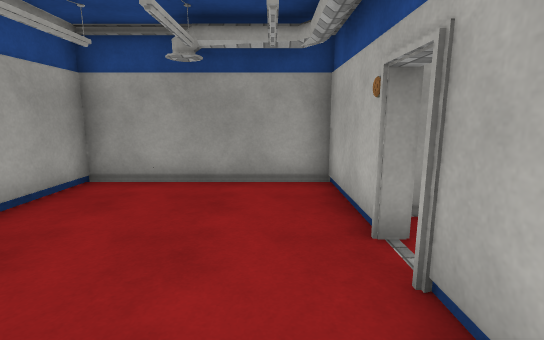
view 1 (above)

17 first-person views from a walk through a scene from a Unity 3-D project. The camera is 1.5 m above the floor, tilts 10° down and sees 85° across. The floor is counted in squares, 1 m on a side. Each view is taken from the middle of a square. On the plan, view 1 faces up. The plan holds only what a view shows up to about 15 squares ahead; the rest is blank. The place goes on beyond the plan. The player is left out. Door leaves are left out, so doorways stand open. Surface patterns are stand-ins for the level's own textures.

view 2
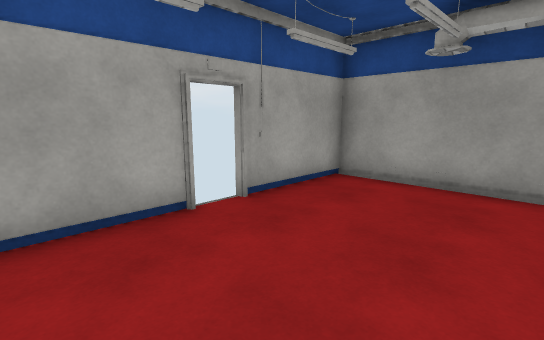

view 3
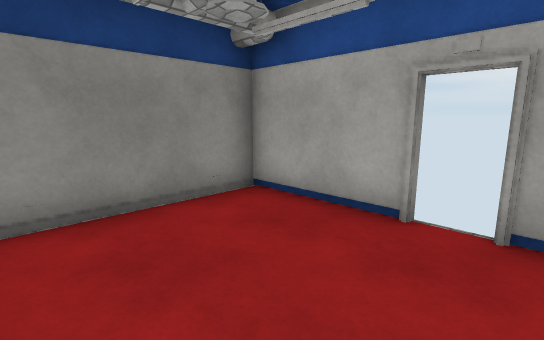

view 4
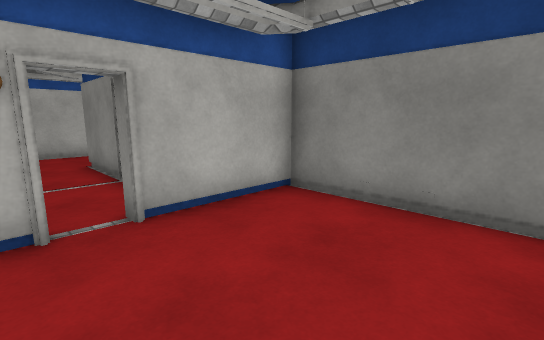

view 5
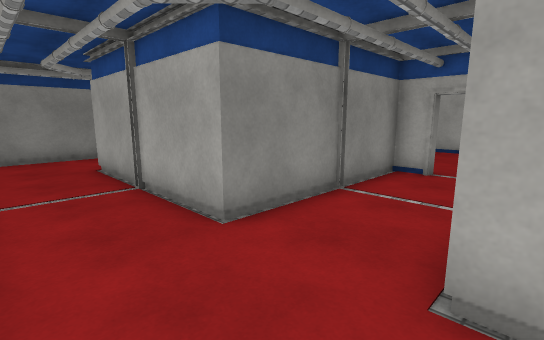

view 6
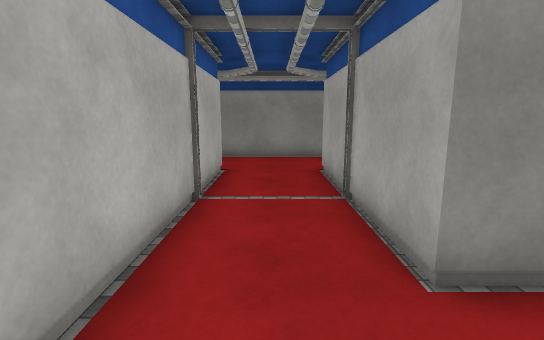

view 7
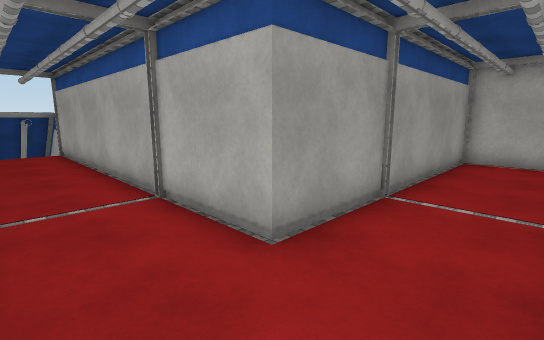

view 8
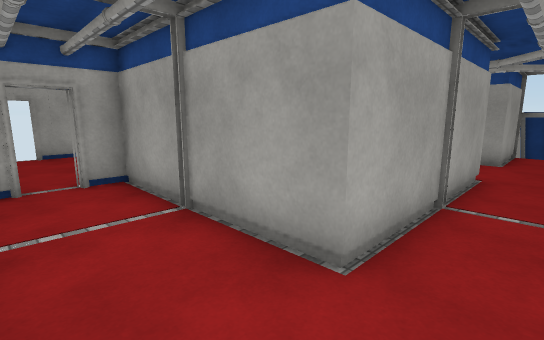

view 9
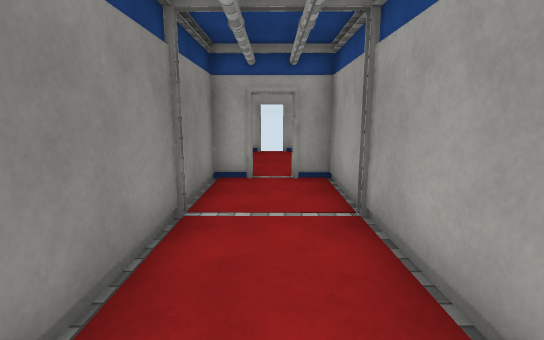

view 10
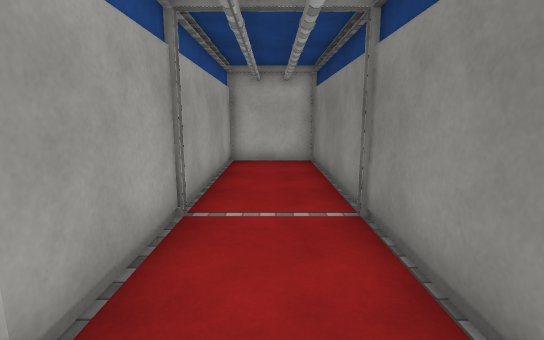

view 11
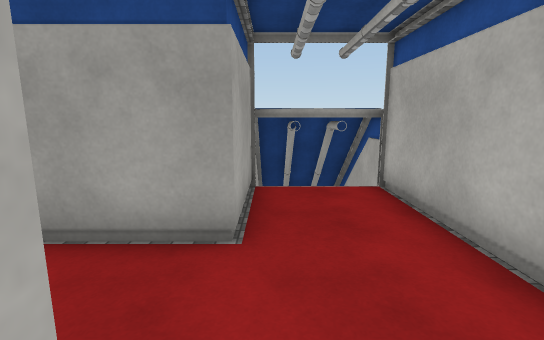

view 12
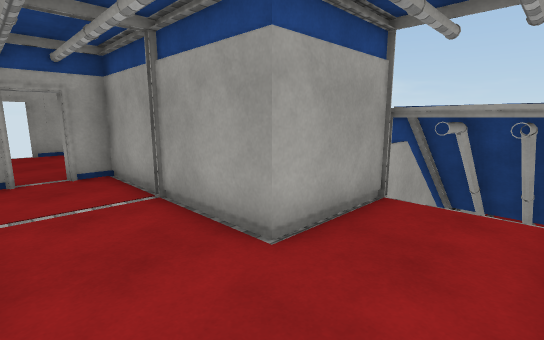

view 13
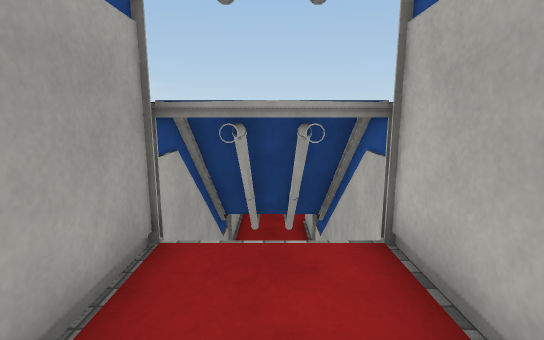

view 14
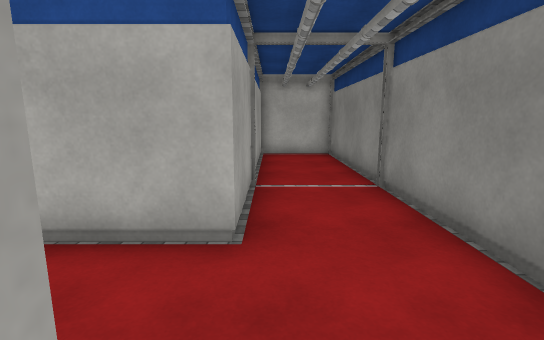

view 15
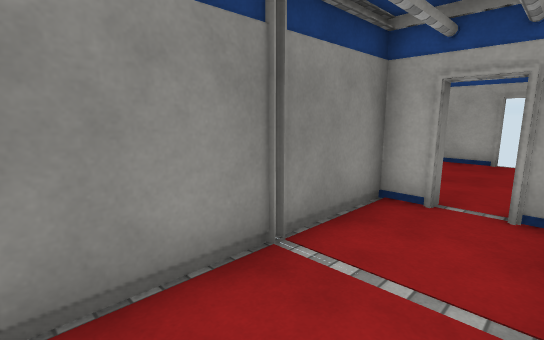

view 16
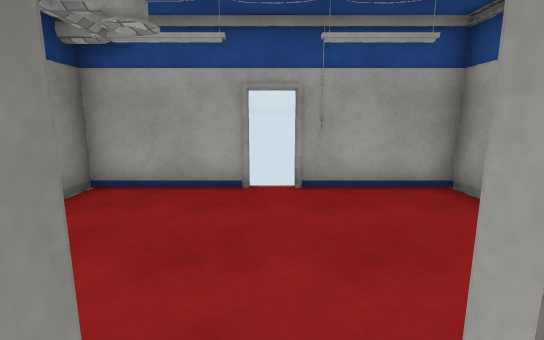

view 17
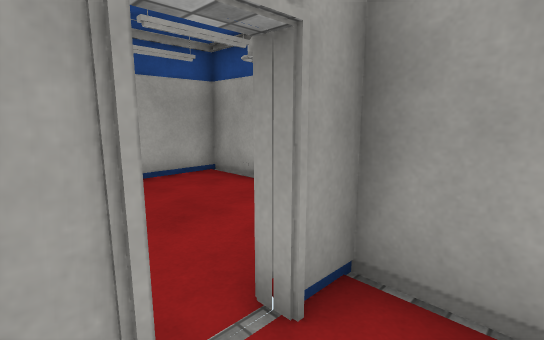

### Floor plan
Key: @ floor where view 1 was taken; # wall or solid block; . floor; D open door; = window, fence, low wall or low ledge; v drop or lower ground.
Columns run from 5 left of view 1 to 20 right of it. Each row starts with its distance up from view 1.
 10             #===#
  9             #vvv#
  8             #vvv#
  7  ######     #...#
  6  #....#     #...#
  5  #....#######...#
  4 ##....##........#
  3 D...............#
  2 ##....##........#
  1  #....#######...#
  0  #...@#     #...#
 -1  ######     #...#
 -2  ##         #...#
 -3  #...       #...#
 -4  #.... ######...##########
 -5 ##....##.................#
 -6 D........................#
 -7 ##....##.................#
 -8  #.... ###################
 -9  #..
-10  #

Positions as (right, up) in squares from view 1, and headings:
1: (0, 0), facing up
2: (0, 0), facing up-left
3: (0, 4), facing down-left
4: (-3, 4), facing down-right
5: (10, 5), facing down-left
6: (9, 4), facing down
7: (8, -7), facing up-right
8: (9, -7), facing up-left
9: (9, -6), facing left
10: (9, -6), facing right
11: (8, 1), facing up
12: (10, 2), facing up-left
13: (9, 4), facing up
14: (7, -5), facing right
15: (7, -5), facing down-left
16: (2, -6), facing left
17: (3, -7), facing up-left
